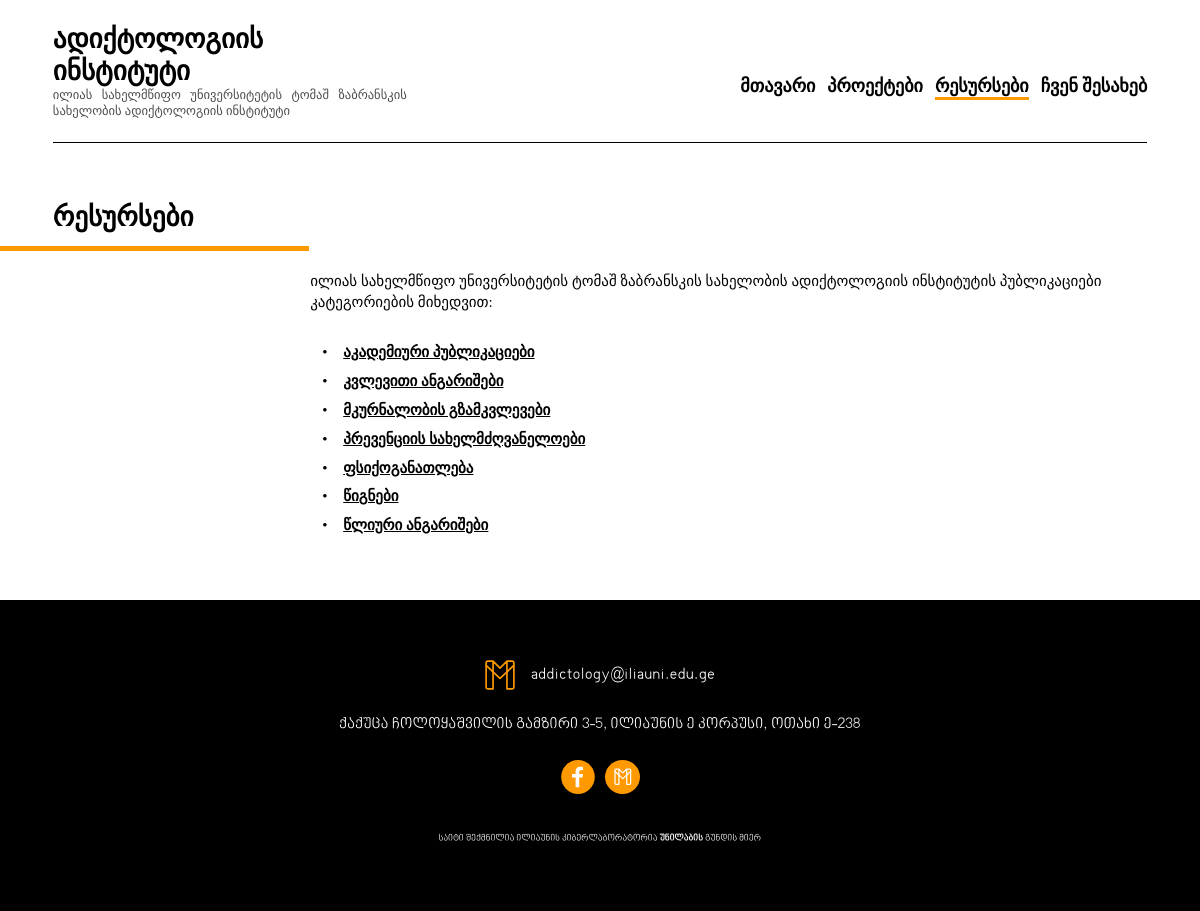
Page /resources on the committed database.
### addiction/models/publications.py (models this page shows, shortened)
class PublicationCategory(BaseModel):
    __tablename__ = 'publication_categories'
    id = db.Column(db.Integer, primary_key=True)
    name = db.Column(db.String)

### addiction/views/main/routes.py (the view)
@main_blueprint.route("/resources")
def resources():
    categories = PublicationCategory.query.all()
    return render_template("main/resources.html", categories=categories)

### addiction/templates/main/resources.html
{% extends "layouts/base.html" %}
{% block body %}
    <main>
        <div class="main-container">
            <div class="main-box">
                <h2 class="main-box-subtitle">რესურსები</h2>
                <div class="main-box-line"></div>
                <div class="main-box-texts">
                    <div class="main-box-texts-el">
                        <p>
                            ილიას სახელმწიფო უნივერსიტეტის ტომაშ ზაბრანსკის სახელობის
                            ადიქტოლოგიის ინსტიტუტის პუბლიკაციები კატეგორიების მიხედვით:
                        </p>
                    </div>
                    <div class="main-box-texts-el">
                        <ul>
                            {% for category in categories %}
                                <li>
                                    <a href="{{ url_for('publications.publication', category_id=category.id) }}">
                                        {{ category.name }}
                                    </a>
                                </li>
                            {% endfor %}
                        </ul>
                    </div>
                </div>
            </div>
        </div>
    </main>
{% endblock %}

### addiction/static/styles/css/global.css (style rules this page uses)
*, *::before, *::after { margin: 0; padding: 0; box-sizing: border-box; }
html, body, div, span, applet, object, iframe, h1, h2, h3, h4, h5, h6, p, blockquote, pre, a, abbr, acronym, address, big, cite, code, del, dfn, em, img, ins, kbd, q, s, samp, small, strike, strong, sub, sup, tt, var, b, u, i, center, dl, dt, dd, ol, ul, li, fieldset, form, label, legend, table, caption, tbody, tfoot, thead, tr, th, td, article, aside, canvas, details, embed, figure, figcaption, footer, header, hgroup, menu, nav, output, ruby, section, summary, time, mark, audio, video { margin: 0; padding: 0; border: 0; font-size: 100%; font: inherit; vertical-align: baseline; text-decoration: none; }
body { line-height: 1; }
ol, ul { list-style: none; }
html { font-size: 62.5%; }
body { font-family: "BookNino"; color: #000; display: flex; justify-content: center; overflow-x: hidden; }
main { display: flex; flex-direction: column; flex: 1; }
main .main-container { margin: 0 15.2rem; }
main .main-container .main-box { margin: 10rem 0; }
main .main-container .main-box-subtitle { font-size: 4.5rem; font-style: normal; font-weight: 700; line-height: 4.8rem; margin-bottom: 2.4rem; }
main .main-container .main-box-line { width: 57.9rem; height: 0.8rem; background: #ff9900; margin-left: -15.2rem; }
main .main-container .main-box-texts { margin: 3.3rem 0 0 42.9rem; }
main .main-container .main-box-texts-el { font-family: "FiraGO"; font-size: 2.5rem; font-style: normal; font-weight: 300; line-height: 3.5rem; margin-bottom: 4.3rem; }
main .main-container .main-box-texts-el a { color: #000; font-family: "FiraGO"; font-size: 2.5rem; font-style: normal; font-weight: 600; line-height: 4.8rem; text-decoration-line: underline; }
main .main-container .main-box-texts-el li::before { content: "•"; color: black; display: inline-block; margin: 0 2rem; }
@media (max-width: 109em) { html { font-size: 50%; } }
@media (max-width: 87.5em) { html { font-size: 43.75%; } }
@media (max-width: 75em) { html { font-size: 37.5%; } }
@media (max-width: 75em) { main .main-container { margin: 0 8.8rem; } }

### rows in the picture
PublicationCategory: name "აკადემიური პუბლიკაციები"
PublicationCategory: name "კვლევითი ანგარიშები"
PublicationCategory: name "მკურნალობის გზამკვლევები"
PublicationCategory: name "პრევენციის სახელმძღვანელოები"
PublicationCategory: name "ფსიქოგანათლება"
PublicationCategory: name "წიგნები"
PublicationCategory: name "წლიური ანგარიშები"
